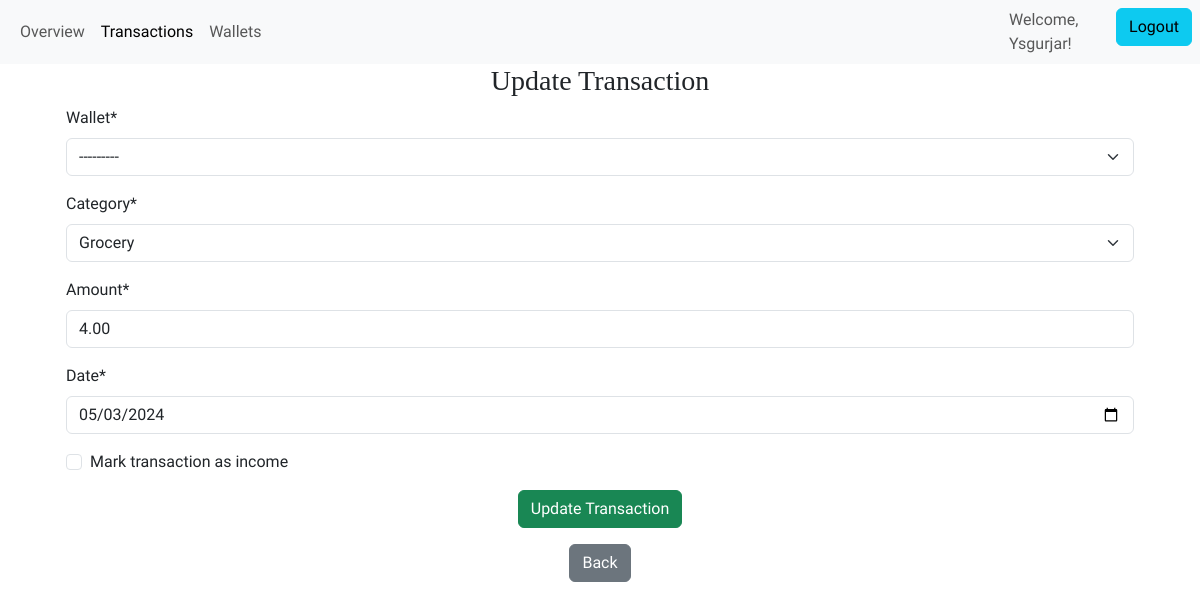
The page /personal/transactions/121/update (signed in) on the database its author committed.
### expense_tracker/models.py (models this page shows, shortened)
class Transaction(models.Model):
    wallet = models.ForeignKey(
        Wallet, on_delete=models.CASCADE
    )  # One-to-many link to Wallet
    category = models.ForeignKey(
        Category, on_delete=models.SET_NULL, null=True
    )  # Many-to-one link to Category
    amount = models.DecimalField(
        max_digits=10,
        decimal_places=2,
        validators=[MinValueValidator(Decimal("0.00"))],
    )  # Transaction amount
    date = models.DateField()  # Transaction date
    is_income = models.BooleanField(default=False)
    user = models.ForeignKey(User, on_delete=models.CASCADE)

### expense_tracker/views.py (the view)
class UpdateTransaction(LoginRequiredMixin, UpdateView):
    model = Transaction
    form_class = UpdateTransactionForm
    template_name = (
        "expense_tracker/update_transaction.html"  # Template for update form
    )
    success_url = reverse_lazy(
        "list_transaction"
    )  # URL to redirect after successful update
    def get_form_kwargs(self):
        kwargs = super(UpdateTransaction, self).get_form_kwargs()
        kwargs["user"] = self.request.user
        return kwargs

### expense_tracker/forms.py
class UpdateTransactionForm(forms.ModelForm):
    is_income = forms.BooleanField(
        label="Mark transaction as income", required=False
    )
    class Meta:
        model = Transaction
        exclude = ["user"]
        widgets = {
            "date": forms.DateInput(
                attrs={
                    "type": "date",
                    "max": formats.date_format(timezone.now(), "Y-m-d"),
                }
            )
        }
    def __init__(self, *args, **kwargs):
        user = kwargs.pop("user", None)
        print("User:", user)
        super().__init__(*args, **kwargs)  # Initialize the form
        if user is not None:  # Check if user is provided
            self.fields["wallet"].queryset = Wallet.objects.filter(user=user)

### expense_tracker/models.py (called while the page is built)
    def __str__(self):
        return f"{self.name}"  # For readable display

    def __str__(self):
        return self.name  # For readable display

### expense_tracker/templates/expense_tracker/update_transaction.html (shortened to what this page needs)
{% extends "expense_tracker/personal_home.html" %}
{% load static %}
{% load crispy_forms_tags %}
{% block transactions %}active{% endblock %}
{% block content%}
<div class="container text-center">
    <h3>Update Transaction</h3>
    <div class="container text-start ">
        <form method="post">
            {{ form | crispy }}
            <div class="text-center">
                <button type="submit" class="btn btn-success">Update Transaction</button>
            </div>
        </form>
        <div class="container text-center">
            <a href="{% url 'list_transaction' %}" class="btn btn-secondary  my-3" aria-label="back to list of transactions">Back</a>
        </div>
    </div>
</div>
{% endblock %}

### expense_tracker/templates/expense_tracker/personal_home.html (shortened to what this page needs)
{% extends "base.html" %}
{% load static %}
{% block navbar%}
<div class="container-fluid">
    <div class="collapse navbar-collapse" id="navbarSupportedContent">
        <ul class="navbar-nav  mb-2 mb-lg-0 ">
            <li class="nav-item">
                <a class="nav-link {% block overview %}{% endblock %}"
                    href="{% url 'overview' %}"  aria-label="overview" >Overview</a>
            </li>
        </ul>
        <ul class="navbar-nav  mb-2 mb-lg-0 ">
            <li class="nav-item">
                <a class="nav-link {% block transactions %}{% endblock %}"
                    href="{% url 'list_transaction' %}" aria-label="transactions">Transactions</a>
            </li>
        </ul>
        <ul class="navbar-nav  mb-2 mb-lg-0 ">
            <li class="nav-item">
                <a class="nav-link {% block wallets %}{% endblock %}"
                    href="{% url 'list_wallet' %}"  aria-label="wallets">Wallets</a>
            </li>
        </ul>
    </div>
</div>
<ul class="navbar-nav  mb-2 mb-lg-0 ">
    <li class="nav-item">
        <span class="navbar-text">
            Welcome, {{ user.username |title }}!
        </span>
    </li>
    <li class="nav-item">
        <form method="post" action="{% url 'logout' %}">
            <button type="submit" class="btn btn-info mx-2">Logout</button>
        </form>
    </li>
</ul>
{% endblock %}

### expense_tracker/static/expense_tracker/css/base.css (style rules this page uses)
:root { --font-source-sans: "Source Sans 3", sans-serif; --font-libre-baskerville: "Libre Baskerville", serif; }
body { font-family: var(--font-source-sans); }
*, *::before, *::after { box-sizing: border-box; }
h1, h2, h3 { font-family: var(--font-libre-baskerville); }
.navbar-nav .nav-link { position: relative; transition: all 0.3s ease-in-out; }

### rows shown on the page
Transaction: wallet "---------", category "Grocery", amount "4.00", date "05/03/2024"

### other values the page prints
{{ user.username |title }} "Ysgurjar"
